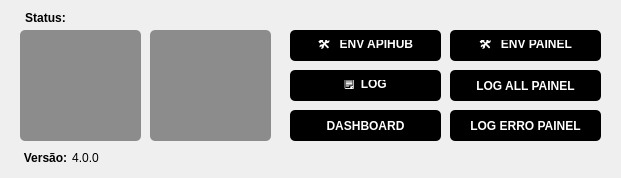
<?xml version="1.0" encoding="UTF-8"?>
<ui version="4.0">
 <class>GerenciadorServicos</class>
 <widget class="QMainWindow" name="GerenciadorServicos">
  <property name="geometry">
   <rect>
    <x>0</x>
    <y>0</y>
    <width>621</width>
    <height>178</height>
   </rect>
  </property>
  <property name="minimumSize">
   <size>
    <width>621</width>
    <height>100</height>
   </size>
  </property>
  <property name="maximumSize">
   <size>
    <width>621</width>
    <height>500</height>
   </size>
  </property>
  <property name="windowTitle">
   <string>Gerenciador Apihub 25.03</string>
  </property>

  <widget class="QWidget" name="centralwidget">

   <!-- LABEL STATUS (ESQUERDA) -->
   <widget class="QLabel" name="lblStatusServico_5">
    <property name="geometry">
     <rect>
      <x>20</x>
      <y>10</y>
      <width>51</width>
      <height>16</height>
     </rect>
    </property>
    <property name="text">
     <string>Status:</string>
    </property>
    <property name="alignment">
     <set>Qt::AlignCenter</set>
    </property>
    <property name="font">
     <font>
      <weight>75</weight>
      <bold>true</bold>
     </font>
    </property>
   </widget>

   <!-- LABEL DE STATUS DINÂMICO -->
   <widget class="QLabel" name="lblStatusServico">
    <property name="geometry">
     <rect>
      <x>80</x>
      <y>10</y>
      <width>121</width>
      <height>16</height>
     </rect>
    </property>
    <property name="text">
     <string>&lt;html&gt;&lt;head/&gt;&lt;body&gt;&lt;p&gt;&lt;br/&gt;&lt;/p&gt;&lt;/body&gt;&lt;/html&gt;</string>
    </property>
    <property name="alignment">
     <set>Qt::AlignCenter</set>
    </property>
   </widget>

   <!-- LABEL VERSÃO -->
   <widget class="QLabel" name="lblStatusServico_3">
    <property name="geometry">
     <rect>
      <x>20</x>
      <y>150</y>
      <width>51</width>
      <height>16</height>
     </rect>
    </property>
    <property name="text">
     <string>Versão:</string>
    </property>
    <property name="font">
     <font>
      <weight>75</weight>
      <bold>true</bold>
     </font>
    </property>
    <property name="alignment">
     <set>Qt::AlignCenter</set>
    </property>
   </widget>

   <!-- LABEL NUMERO DA VERSÃO -->
   <widget class="QLabel" name="lblStatusServico_4">
    <property name="geometry">
     <rect>
      <x>70</x>
      <y>150</y>
      <width>31</width>
      <height>16</height>
     </rect>
    </property>
    <property name="text">
     <string>4.0.0</string>
    </property>
    <property name="alignment">
     <set>Qt::AlignCenter</set>
    </property>
   </widget>


   <!-- BOTÃO INSTALAR -->
   <widget class="QPushButton" name="btnInstalar">
    <property name="geometry">
     <rect>
      <x>20</x>
      <y>30</y>
      <width>121</width>
      <height>111</height>
     </rect>
    </property>
    <property name="styleSheet">
     <string notr="true">QPushButton {
    color: rgb(255, 255, 255);
    background-color: rgb(140, 140, 140);
    font-weight: bold;
    font-size:80px;
    border-radius: 5px;
    border: none;
    padding: 10px;
}

QPushButton:pressed {
    background-color: rgb(0, 197, 0);
    padding-top: 12px;
}
QPushButton:hover {
    background-color: rgb(0, 197, 0);
    padding-top: 12px;
}
</string>
    </property>
   </widget>


   <!-- BOTÃO SERVIÇO -->
   <widget class="QPushButton" name="btnServico">
    <property name="geometry">
     <rect>
      <x>150</x>
      <y>30</y>
      <width>121</width>
      <height>111</height>
     </rect>
    </property>
    <property name="styleSheet">
     <string notr="true">QPushButton {
    color: rgb(255, 255, 255);
    background-color: rgb(140, 140, 140);
    font-weight: bold;
    font-size:80px;
    border-radius: 5px;
    border: none;
    padding: 10px;
}

QPushButton:pressed {
    background-color: rgb(217, 83,79);
    padding-top: 12px;
}
QPushButton:hover {
    background-color: rgb(217, 83,79);
    padding-top: 12px;
}
</string>
    </property>
   </widget>


   <!-- BOTÃO EDITAR ENV -->
   <widget class="QPushButton" name="btnEditarEnv">
    <property name="geometry">
     <rect>
      <x>290</x>
      <y>30</y>
      <width>151</width>
      <height>31</height>
     </rect>
    </property>
    <property name="text">
     <string>🛠️   ENV APIHUB</string>
    </property>
    <property name="styleSheet">
     <string notr="true">QPushButton {
    background-color: rgb(0, 0, 0);
    color: rgb(255, 255, 255);
    font-weight: bold;
    border-radius: 5px;
    border: none;
    padding: 10px 20px;
    transition: all 0.3s ease;
}
QPushButton:hover {
    background-color: rgb(0, 50, 100);
    transform: scale(1.05);
    box-shadow: 
        0 0 15px rgba(255, 255, 255, 0.2),
        0 4px 10px rgba(0, 0, 0, 0.5);
}
</string>
    </property>
   </widget>


   <!-- BOTÃO LOG -->
   <widget class="QPushButton" name="btnAbrirLog">
    <property name="geometry">
     <rect>
      <x>290</x>
      <y>70</y>
      <width>151</width>
      <height>31</height>
     </rect>
    </property>
    <property name="text">
     <string>🗒️  LOG</string>
    </property>
    <property name="styleSheet">
     <string notr="true">QPushButton {
    background-color: rgb(0, 0, 0);
    color: rgb(255, 255, 255);
    font-weight: bold;
    border-radius: 5px;
    border: none;
    padding: 10px 20px;
    transition: all 0.3s ease;
}
QPushButton:hover {
    background-color: rgb(0, 50, 100);
    transform: scale(1.05);
    box-shadow:
        0 0 15px rgba(255, 255, 255, 0.2),
        0 4px 10px rgba(0, 0, 0, 0.5);
}
</string>
    </property>
   </widget>


   <!-- BOTÃO DASHBOARD -->
   <widget class="QPushButton" name="btnAbrirDash">
    <property name="geometry">
     <rect>
      <x>290</x>
      <y>110</y>
      <width>151</width>
      <height>31</height>
     </rect>
    </property>
    <property name="text">
     <string>DASHBOARD</string>
    </property>
    <property name="styleSheet">
     <string notr="true">QPushButton {
    background-color: rgb(0, 0, 0);
    color: rgb(255, 255, 255);
    font-weight: bold;
    border-radius: 5px;
    border: none;
    padding: 10px 20px;
    transition: all 0.3s ease;
}
QPushButton:hover {
    background-color: rgb(0, 50, 100);
    transform: scale(1.05);
    box-shadow:
        0 0 15px rgba(255, 255, 255, 0.2),
        0 4px 10px rgba(0, 0, 0, 0.5);
}
</string>
    </property>
   </widget>


   <!-- BOTÃO ENV PAINEL -->
   <widget class="QPushButton" name="btnPainel">
    <property name="geometry">
     <rect>
      <x>450</x>
      <y>30</y>
      <width>151</width>
      <height>31</height>
     </rect>
    </property>
    <property name="text">
     <string>🛠️   ENV PAINEL</string>
    </property>
    <property name="styleSheet">
     <string notr="true">QPushButton {
    background-color: rgb(0, 0, 0);
    color: rgb(255, 255, 255);
    font-weight: bold;
    border-radius: 5px;
    border: none;
    padding: 10px 20px;
    transition: all 0.3s ease;
}
QPushButton:hover {
    background-color: rgb(0, 50, 100);
    transform: scale(1.05);
    box-shadow:
        0 0 15px rgba(255, 255, 255, 0.2),
        0 4px 10px rgba(0, 0, 0, 0.5);
}
</string>
    </property>
   </widget>


   <!-- LOG ALL -->
   <widget class="QPushButton" name="btnLogAll">
    <property name="geometry">
     <rect>
      <x>450</x>
      <y>70</y>
      <width>151</width>
      <height>31</height>
     </rect>
    </property>
    <property name="text">
     <string>LOG ALL PAINEL</string>
    </property>
    <property name="styleSheet">
     <string notr="true">QPushButton {
    background-color: rgb(0, 0, 0);
    color: rgb(255, 255, 255);
    font-weight: bold;
    border-radius: 5px;
    border: none;
    padding: 10px 20px;
    transition: all 0.3s ease;
}
QPushButton:hover {
    background-color: rgb(0, 50, 100);
    transform: scale(1.05);
    box-shadow:
        0 0 15px rgba(255, 255, 255, 0.2),
        0 4px 10px rgba(0, 0, 0, 0.5);
}
</string>
    </property>
   </widget>


   <!-- LOG ERRO -->
   <widget class="QPushButton" name="btnLogErr">
    <property name="geometry">
     <rect>
      <x>450</x>
      <y>110</y>
      <width>151</width>
      <height>31</height>
     </rect>
    </property>
    <property name="text">
     <string>LOG ERRO PAINEL</string>
    </property>
    <property name="styleSheet">
     <string notr="true">QPushButton {
    background-color: rgb(0, 0, 0);
    color: rgb(255, 255, 255);
    font-weight: bold;
    border-radius: 5px;
    border: none;
    padding: 10px 20px;
    transition: all 0.3s ease;
}
QPushButton:hover {
    background-color: rgb(0, 50, 100);
    transform: scale(1.05);
    box-shadow:
        0 0 15px rgba(255, 255, 255, 0.2),
        0 4px 10px rgba(0, 0, 0, 0.5);
}
</string>
    </property>
   </widget>

  </widget>

 </widget>

 <resources/>
 <connections/>
</ui>
